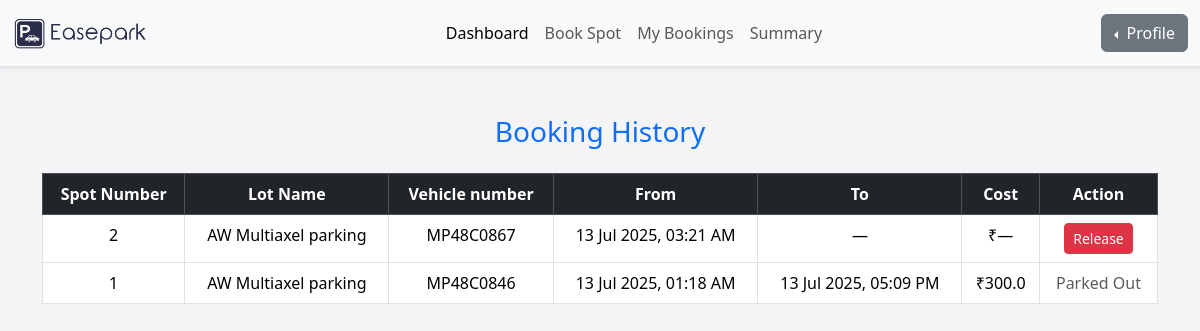
Before: /dashboard/history (signed in) with the older database file.
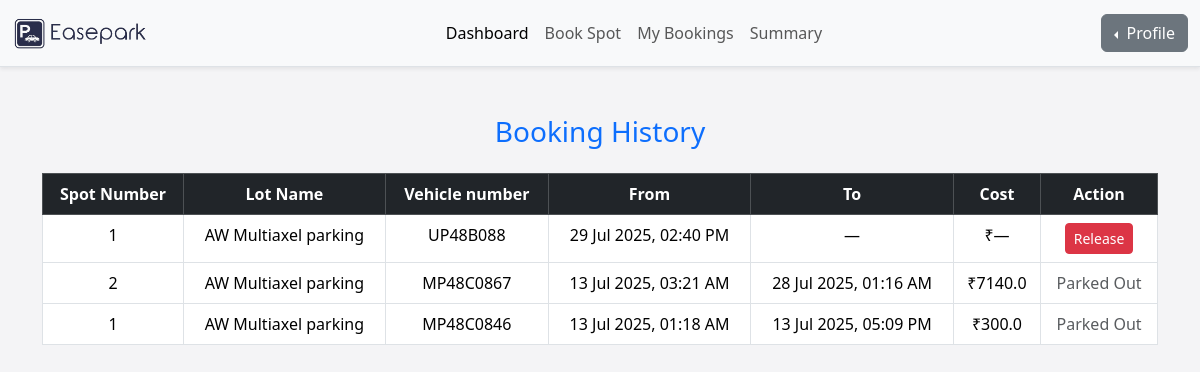
After: the same page with the newer database file.
### models/user_model.py (models this page shows)
class Reservation(UserMixin, db.Model):
    id = db.Column(db.Integer, primary_key=True)
    spot_id = db.Column(db.Integer, db.ForeignKey('parking_spot.id'), nullable=False)
    user_id = db.Column(db.Integer, db.ForeignKey('users.id'), nullable=False)
    vehicle_number = db.Column(db.String(20), nullable=True)
    booking_timestamp = db.Column(db.DateTime, default=datetime.utcnow)
    releasing_timestamp = db.Column(db.DateTime, nullable=True)
    cost_per_unit_time = db.Column(db.Float, nullable=False)
    total_cost = db.Column(db.Float, nullable=True)
    status = db.Column(db.String(20), default='active')  # active, completed, cancelled

class ParkingSpot(UserMixin, db.Model):
    id = db.Column(db.Integer, primary_key=True)
    lot_id = db.Column(db.Integer, db.ForeignKey('parking_lot.id'), nullable=False)
    spot_number = db.Column(db.String(10), nullable=True) # spot number that can be given to human for finding the spot
    status = db.Column(db.String(1), default='A') # A can be considered as 'Available' at first.
    is_active = db.Column(db.Boolean, default=True) # this show wether the spot is accessible or disabled by the admin
    reservations = db.relationship('Reservation', backref='spot', lazy=True)

class ParkingLot(UserMixin, db.Model):
    id = db.Column(db.Integer, primary_key=True)
    parking_name = db.Column(db.String(150), nullable=False)
    price = db.Column(db.Float, nullable=False)
    address = db.Column(db.String(255), nullable=False)
    pin_code = db.Column(db.String(10), nullable=False)
    max_spots = db.Column(db.Integer, nullable=False)
    is_active = db.Column(db.Boolean, default=True)
    spots = db.relationship('ParkingSpot', backref='lot',cascade="all, delete", lazy=True)

### controllers/user_routes.py (the view)
@user_blueprint.route('/history')
@login_required
def booking_history():
    history = Reservation.query.filter_by(user_id=current_user.id).order_by(Reservation.booking_timestamp.desc()).all()
    user=current_user
    return render_template('booking_history.html', history=history , user=user)

### app.py (called while the page is built, shortened)
@login_manager.user_loader
def load_user(user_id):
    return db.session.get(Users, int(user_id))

@app.before_request
def create_admin_user():
    admin = Users.query.filter_by(username='admin').first()

### templates/booking_history.html
{% include 'user_navbar.html' %}
<div class="container mt-5">
  <h3 class="mb-4 text-primary text-center">Booking History</h3>
  {% if history %}
  <div class="table-responsive">
    <table class="table table-bordered text-center">
      <thead class="table-dark">
        <tr>
          <th>Spot Number</th>
          <th>Lot Name</th>
          <th>Vehicle number</th>
          <th>From</th>
          <th>To</th>
          <th>Cost</th>
          <th>Action</th>
        </tr>
      </thead>
      <tbody>
        {% for res in history %}
        <tr>
          <td>{{ res.spot.spot_number }}</td>
          <td>{{ res.spot.lot.parking_name }}</td>
          <td>{{ res.vehicle_number or 'N/A' }}</td>
          <td>{{ res.booking_timestamp.strftime('%d %b %Y, %I:%M %p') }}</td>
          <td>
            {% if res.releasing_timestamp %}
              {{ res.releasing_timestamp.strftime('%d %b %Y, %I:%M %p') }}
            {% else %}
              —
            {% endif %}
          </td>
          <td>₹{{ res.total_cost or '—' }}</td>
          <td>
            {% if res.status == 'active' %}
              <a href="{{ url_for('user.release_spot', reservation_id=res.id) }}"
                 class="btn btn-danger btn-sm">Release</a>
            {% else %}
              <span class="text-muted">Parked Out</span>
            {% endif %}
          </td>
        </tr>
        {% endfor %}
      </tbody>
    </table>
  </div>
  {% else %}
    <p class="text-muted text-center">You have no past or current bookings yet.</p>
  {% endif %}
</div>

Changed rows visible on the page:
added Reservation: spot.spot_number "1", spot.lot.parking_name "AW Multiaxel parking", vehicle_number "UP48B088", booking_timestamp "29 Jul 2025, 02:40 PM", total_cost "—"
changed Reservation "MP48C0867": releasing_timestamp (not shown) → "28 Jul 2025, 01:16 AM"; total_cost "—" → "7140.0"; status "Release" → "Parked Out"; no longer shows "—"
